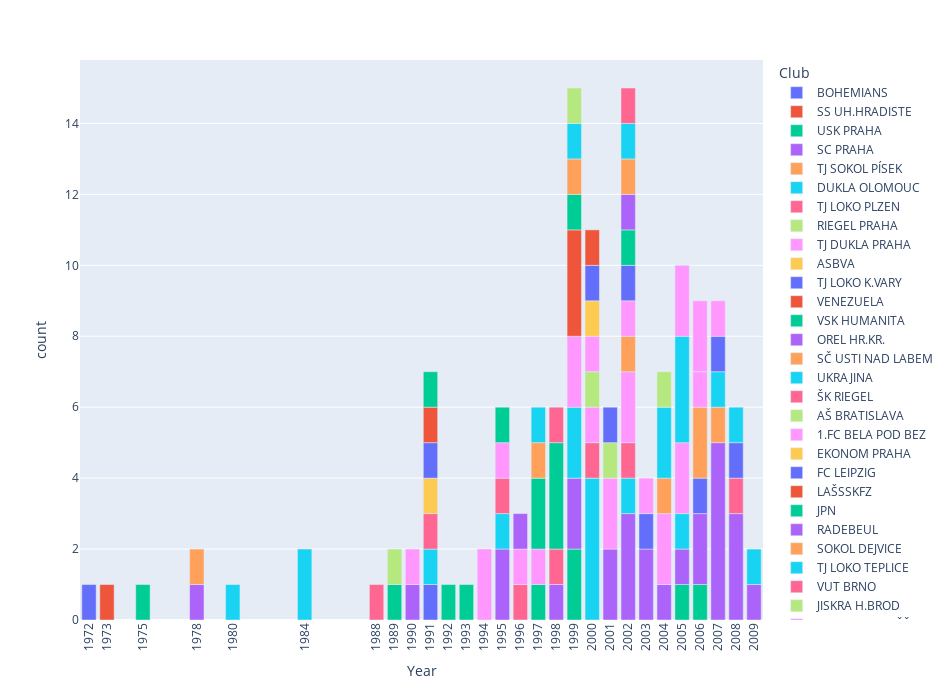

The cell this chart's notebook holds for it:
### Markdown cell above
## Verze PX

### Code cell
fig = px.bar(df_w2, x="Year", y="count", color="Club", width=950, height=700,)
fig.update_layout(xaxis = dict(tickvals = d2["Year"]))
fig.update_xaxes(tickangle=270)
fig.show()

### Figure 1 — Plotly figure (JSON) as saved in the notebook; plotly's stock layout.template omitted (floating-point values rounded to 4 significant figures)
{"data": [{"alignmentgroup": "True", "hovertemplate": "Club=BOHEMIANS<br>Year=%{x}<br>count=%{y}<extra></extra>", "legendgroup": "BOHEMIANS", "marker": {"color": "#636efa", "pattern": {"shape": ""}}, "name": "BOHEMIANS", "offsetgroup": "BOHEMIANS", "orientation": "v", "showlegend": true, "textposition": "auto", "type": "bar", "x": [1972, 1991], "xaxis": "x", "y": [1, 1], "yaxis": "y"}, {"alignmentgroup": "True", "hovertemplate": "Club=SS UH.HRADISTE<br>Year=%{x}<br>count=%{y}<extra></extra>", "legendgroup": "SS UH.HRADISTE", "marker": {"color": "#EF553B", "pattern": {"shape": ""}}, "name": "SS UH.HRADISTE", "offsetgroup": "SS UH.HRADISTE", "orientation": "v", "showlegend": true, "textposition": "auto", "type": "bar", "x": [1973], "xaxis": "x", "y": [1], "yaxis": "y"}, {"alignmentgroup": "True", "hovertemplate": "Club=USK PRAHA<br>Year=%{x}<br>count=%{y}<extra></extra>", "legendgroup": "USK PRAHA", "marker": {"color": "#00cc96", "pattern": {"shape": ""}}, "name": "USK PRAHA", "offsetgroup": "USK PRAHA", "orientation": "v", "showlegend": true, "textposition": "auto", "type": "bar", "x": [1975, 1989, 1997, 1999, 2005, 2006], "xaxis": "x", "y": [1, 1, 1, 2, 1, 1], "yaxis": "y"}, {"alignmentgroup": "True", "hovertemplate": "Club=SC PRAHA<br>Year=%{x}<br>count=%{y}<extra></extra>", "legendgroup": "SC PRAHA", "marker": {"color": "#ab63fa", "pattern": {"shape": ""}}, "name": "SC PRAHA", "offsetgroup": "SC PRAHA", "orientation": "v", "showlegend": true, "textposition": "auto", "type": "bar", "x": [1978, 1990, 1995, 1998, 1999, 2001, 2002, 2003, 2004, 2005, 2006, 2007, 2008, 2009], "xaxis": "x", "y": [1, 1, 2, 1, 2, 2, 3, 2, 1, 1, 2, 5, 3, 1], "yaxis": "y"}, {"alignmentgroup": "True", "hovertemplate": "Club=TJ SOKOL PÍSEK<br>Year=%{x}<br>count=%{y}<extra></extra>", "legendgroup": "TJ SOKOL PÍSEK", "marker": {"color": "#FFA15A", "pattern": {"shape": ""}}, "name": "TJ SOKOL PÍSEK", "offsetgroup": "TJ SOKOL PÍSEK", "orientation": "v", "showlegend": true, "textposition": "auto", "type": "bar", "x": [1978, 2007], "xaxis": "x", "y": [1, 1], "yaxis": "y"}, {"alignmentgroup": "True", "hovertemplate": "Club=DUKLA OLOMOUC<br>Year=%{x}<br>count=%{y}<extra></extra>", "legendgroup": "DUKLA OLOMOUC", "marker": {"color": "#19d3f3", "pattern": {"shape": ""}}, "name": "DUKLA OLOMOUC", "offsetgroup": "DUKLA OLOMOUC", "orientation": "v", "showlegend": true, "textposition": "auto", "type": "bar", "x": [1980, 1984, 1991, 1995, 1999, 2000, 2002, 2005, 2007, 2009], "xaxis": "x", "y": [1, 2, 1, 1, 2, 4, 1, 1, 1, 1], "yaxis": "y"}, {"alignmentgroup": "True", "hovertemplate": "Club=TJ LOKO PLZEN<br>Year=%{x}<br>count=%{y}<extra></extra>", "legendgroup": "TJ LOKO PLZEN", "marker": {"color": "#FF6692", "pattern": {"shape": ""}}, "name": "TJ LOKO PLZEN", "offsetgroup": "TJ LOKO PLZEN", "orientation": "v", "showlegend": true, "textposition": "auto", "type": "bar", "x": [1988, 1991, 1995, 1996, 1998, 2000, 2002, 2008], "xaxis": "x", "y": [1, 1, 1, 1, 1, 1, 1, 1], "yaxis": "y"}, {"alignmentgroup": "True", "hovertemplate": "Club=RIEGEL PRAHA<br>Year=%{x}<br>count=%{y}<extra></extra>", "legendgroup": "RIEGEL PRAHA", "marker": {"color": "#B6E880", "pattern": {"shape": ""}}, "name": "RIEGEL PRAHA", "offsetgroup": "RIEGEL PRAHA", "orientation": "v", "showlegend": true, "textposition": "auto", "type": "bar", "x": [1989], "xaxis": "x", "y": [1], "yaxis": "y"}, {"alignmentgroup": "True", "hovertemplate": "Club=TJ DUKLA PRAHA<br>Year=%{x}<br>count=%{y}<extra></extra>", "legendgroup": "TJ DUKLA PRAHA", "marker": {"color": "#FF97FF", "pattern": {"shape": ""}}, "name": "TJ DUKLA PRAHA", "offsetgroup": "TJ DUKLA PRAHA", "orientation": "v", "showlegend": true, "textposition": "auto", "type": "bar", "x": [1990, 1994, 1995, 1996, 1997, 1999, 2000, 2001, 2002, 2004, 2005], "xaxis": "x", "y": [1, 2, 1, 1, 1, 2, 1, 2, 2, 2, 2], "yaxis": "y"}, {"alignmentgroup": "True", "hovertemplate": "Club=ASBVA<br>Year=%{x}<br>count=%{y}<extra></extra>", "legendgroup": "ASBVA", "marker": {"color": "#FECB52", "pattern": {"shape": ""}}, "name": "ASBVA", "offsetgroup": "ASBVA", "orientation": "v", "showlegend": true, "textposition": "auto", "type": "bar", "x": [1991], "xaxis": "x", "y": [1], "yaxis": "y"}, {"alignmentgroup": "True", "hovertemplate": "Club=TJ LOKO K.VARY<br>Year=%{x}<br>count=%{y}<extra></extra>", "legendgroup": "TJ LOKO K.VARY", "marker": {"color": "#636efa", "pattern": {"shape": ""}}, "name": "TJ LOKO K.VARY", "offsetgroup": "TJ LOKO K.VARY", "orientation": "v", "showlegend": true, "textposition": "auto", "type": "bar", "x": [1991, 2003, 2006, 2007, 2008], "xaxis": "x", "y": [1, 1, 1, 1, 1], "yaxis": "y"}, {"alignmentgroup": "True", "hovertemplate": "Club=VENEZUELA<br>Year=%{x}<br>count=%{y}<extra></extra>", "legendgroup": "VENEZUELA", "marker": {"color": "#EF553B", "pattern": {"shape": ""}}, "name": "VENEZUELA", "offsetgroup": "VENEZUELA", "orientation": "v", "showlegend": true, "textposition": "auto", "type": "bar", "x": [1991, 1999], "xaxis": "x", "y": [1, 3], "yaxis": "y"}, {"alignmentgroup": "True", "hovertemplate": "Club=VSK HUMANITA<br>Year=%{x}<br>count=%{y}<extra></extra>", "legendgroup": "VSK HUMANITA", "marker": {"color": "#00cc96", "pattern": {"shape": ""}}, "name": "VSK HUMANITA", "offsetgroup": "VSK HUMANITA", "orientation": "v", "showlegend": true, "textposition": "auto", "type": "bar", "x": [1991, 1992, 1993, 1995, 1997, 1998, 1999], "xaxis": "x", "y": [1, 1, 1, 1, 2, 3, 1], "yaxis": "y"}, {"alignmentgroup": "True", "hovertemplate": "Club=OREL HR.KR.<br>Year=%{x}<br>count=%{y}<extra></extra>", "legendgroup": "OREL HR.KR.", "marker": {"color": "#ab63fa", "pattern": {"shape": ""}}, "name": "OREL HR.KR.", "offsetgroup": "OREL HR.KR.", "orientation": "v", "showlegend": true, "textposition": "auto", "type": "bar", "x": [1996], "xaxis": "x", "y": [1], "yaxis": "y"}, {"alignmentgroup": "True", "hovertemplate": "Club=SČ USTI NAD LABEM<br>Year=%{x}<br>count=%{y}<extra></extra>", "legendgroup": "SČ USTI NAD LABEM", "marker": {"color": "#FFA15A", "pattern": {"shape": ""}}, "name": "SČ USTI NAD LABEM", "offsetgroup": "SČ USTI NAD LABEM", "orientation": "v", "showlegend": true, "textposition": "auto", "type": "bar", "x": [1997, 1999, 2002, 2006], "xaxis": "x", "y": [1, 1, 1, 2], "yaxis": "y"}, {"alignmentgroup": "True", "hovertemplate": "Club=UKRAJINA<br>Year=%{x}<br>count=%{y}<extra></extra>", "legendgroup": "UKRAJINA", "marker": {"color": "#19d3f3", "pattern": {"shape": ""}}, "name": "UKRAJINA", "offsetgroup": "UKRAJINA", "orientation": "v", "showlegend": true, "textposition": "auto", "type": "bar", "x": [1997, 1999], "xaxis": "x", "y": [1, 1], "yaxis": "y"}, {"alignmentgroup": "True", "hovertemplate": "Club=ŠK RIEGEL<br>Year=%{x}<br>count=%{y}<extra></extra>", "legendgroup": "ŠK RIEGEL", "marker": {"color": "#FF6692", "pattern": {"shape": ""}}, "name": "ŠK RIEGEL", "offsetgroup": "ŠK RIEGEL", "orientation": "v", "showlegend": true, "textposition": "auto", "type": "bar", "x": [1998], "xaxis": "x", "y": [1], "yaxis": "y"}, {"alignmentgroup": "True", "hovertemplate": "Club=AŠ BRATISLAVA<br>Year=%{x}<br>count=%{y}<extra></extra>", "legendgroup": "AŠ BRATISLAVA", "marker": {"color": "#B6E880", "pattern": {"shape": ""}}, "name": "AŠ BRATISLAVA", "offsetgroup": "AŠ BRATISLAVA", "orientation": "v", "showlegend": true, "textposition": "auto", "type": "bar", "x": [1999, 2000, 2001], "xaxis": "x", "y": [1, 1, 1], "yaxis": "y"}, {"alignmentgroup": "True", "hovertemplate": "Club=1.FC BELA POD BEZ<br>Year=%{x}<br>count=%{y}<extra></extra>", "legendgroup": "1.FC BELA POD BEZ", "marker": {"color": "#FF97FF", "pattern": {"shape": ""}}, "name": "1.FC BELA POD BEZ", "offsetgroup": "1.FC BELA POD BEZ", "orientation": "v", "showlegend": true, "textposition": "auto", "type": "bar", "x": [2000, 2002, 2003, 2006], "xaxis": "x", "y": [1, 1, 1, 1], "yaxis": "y"}, {"alignmentgroup": "True", "hovertemplate": "Club=EKONOM PRAHA<br>Year=%{x}<br>count=%{y}<extra></extra>", "legendgroup": "EKONOM PRAHA", "marker": {"color": "#FECB52", "pattern": {"shape": ""}}, "name": "EKONOM PRAHA", "offsetgroup": "EKONOM PRAHA", "orientation": "v", "showlegend": true, "textposition": "auto", "type": "bar", "x": [2000], "xaxis": "x", "y": [1], "yaxis": "y"}, {"alignmentgroup": "True", "hovertemplate": "Club=FC LEIPZIG<br>Year=%{x}<br>count=%{y}<extra></extra>", "legendgroup": "FC LEIPZIG", "marker": {"color": "#636efa", "pattern": {"shape": ""}}, "name": "FC LEIPZIG", "offsetgroup": "FC LEIPZIG", "orientation": "v", "showlegend": true, "textposition": "auto", "type": "bar", "x": [2000, 2001, 2002], "xaxis": "x", "y": [1, 1, 1], "yaxis": "y"}, {"alignmentgroup": "True", "hovertemplate": "Club=LAŠSSKFZ<br>Year=%{x}<br>count=%{y}<extra></extra>", "legendgroup": "LAŠSSKFZ", "marker": {"color": "#EF553B", "pattern": {"shape": ""}}, "name": "LAŠSSKFZ", "offsetgroup": "LAŠSSKFZ", "orientation": "v", "showlegend": true, "textposition": "auto", "type": "bar", "x": [2000], "xaxis": "x", "y": [1], "yaxis": "y"}, {"alignmentgroup": "True", "hovertemplate": "Club=JPN<br>Year=%{x}<br>count=%{y}<extra></extra>", "legendgroup": "JPN", "marker": {"color": "#00cc96", "pattern": {"shape": ""}}, "name": "JPN", "offsetgroup": "JPN", "orientation": "v", "showlegend": true, "textposition": "auto", "type": "bar", "x": [2002], "xaxis": "x", "y": [1], "yaxis": "y"}, {"alignmentgroup": "True", "hovertemplate": "Club=RADEBEUL<br>Year=%{x}<br>count=%{y}<extra></extra>", "legendgroup": "RADEBEUL", "marker": {"color": "#ab63fa", "pattern": {"shape": ""}}, "name": "RADEBEUL", "offsetgroup": "RADEBEUL", "orientation": "v", "showlegend": true, "textposition": "auto", "type": "bar", "x": [2002], "xaxis": "x", "y": [1], "yaxis": "y"}, {"alignmentgroup": "True", "hovertemplate": "Club=SOKOL DEJVICE<br>Year=%{x}<br>count=%{y}<extra></extra>", "legendgroup": "SOKOL DEJVICE", "marker": {"color": "#FFA15A", "pattern": {"shape": ""}}, "name": "SOKOL DEJVICE", "offsetgroup": "SOKOL DEJVICE", "orientation": "v", "showlegend": true, "textposition": "auto", "type": "bar", "x": [2002, 2004], "xaxis": "x", "y": [1, 1], "yaxis": "y"}, {"alignmentgroup": "True", "hovertemplate": "Club=TJ LOKO TEPLICE<br>Year=%{x}<br>count=%{y}<extra></extra>", "legendgroup": "TJ LOKO TEPLICE", "marker": {"color": "#19d3f3", "pattern": {"shape": ""}}, "name": "TJ LOKO TEPLICE", "offsetgroup": "TJ LOKO TEPLICE", "orientation": "v", "showlegend": true, "textposition": "auto", "type": "bar", "x": [2002, 2004, 2005, 2008], "xaxis": "x", "y": [1, 2, 3, 1], "yaxis": "y"}, {"alignmentgroup": "True", "hovertemplate": "Club=VUT BRNO<br>Year=%{x}<br>count=%{y}<extra></extra>", "legendgroup": "VUT BRNO", "marker": {"color": "#FF6692", "pattern": {"shape": ""}}, "name": "VUT BRNO", "offsetgroup": "VUT BRNO", "orientation": "v", "showlegend": true, "textposition": "auto", "type": "bar", "x": [2002], "xaxis": "x", "y": [1], "yaxis": "y"}, {"alignmentgroup": "True", "hovertemplate": "Club=JISKRA H.BROD<br>Year=%{x}<br>count=%{y}<extra></extra>", "legendgroup": "JISKRA H.BROD", "marker": {"color": "#B6E880", "pattern": {"shape": ""}}, "name": "JISKRA H.BROD", "offsetgroup": "JISKRA H.BROD", "orientation": "v", "showlegend": true, "textposition": "auto", "type": "bar", "x": [2004], "xaxis": "x", "y": [1], "yaxis": "y"}, {"alignmentgroup": "True", "hovertemplate": "Club=SLAVOJ LITOMĚŘICE<br>Year=%{x}<br>count=%{y}<extra></extra>", "legendgroup": "SLAVOJ LITOMĚŘICE", "marker": {"color": "#FF97FF", "pattern": {"shape": ""}}, "name": "SLAVOJ LITOMĚŘICE", "offsetgroup": "SLAVOJ LITOMĚŘICE", "orientation": "v", "showlegend": true, "textposition": "auto", "type": "bar", "x": [2005, 2006, 2007], "xaxis": "x", "y": [2, 2, 1], "yaxis": "y"}], "layout": {"barmode": "relative", "height": 700, "legend": {"title": {"text": "Club"}, "tracegroupgap": 0}, "margin": {"t": 60}, "width": 950, "xaxis": {"anchor": "y", "autorange": true, "domain": [0, 1], "range": [1972.0, 2010.0], "tickangle": -90, "tickvals": [1972, 1973, 1975, 1978, 1978, 1980, 1984, 1988, 1989, 1989, 1990, 1990, 1991, 1991, 1991, 1991, 1991, 1991, 1991, 1992, 1993, 1994, 1995, 1995, 1995, 1995, 1995, 1996, 1996, 1996, 1997, 1997, 1997, 1997, 1997, 1998, 1998, 1998, 1998, 1999, 1999, 1999, 1999, 1999, 1999, 1999, 1999, 1999, 2000, 2000, 2000, 2000, 2000, 2000, 2000, 2000, 2001, 2001, 2001, 2001, 2002, 2002, 2002, 2002, 2002, 2002, 2002, 2002, 2002, 2002, 2002, 2002, 2003, 2003, 2003, 2004, 2004, 2004, 2004, 2004, 2005, 2005, 2005, 2005, 2005, 2005, 2006, 2006, 2006, 2006, 2006, 2006, 2007, 2007, 2007, 2007, 2007, 2008, 2008, 2008, 2008, 2009, 2009], "title": {"text": "Year"}, "type": "linear"}, "yaxis": {"anchor": "x", "autorange": true, "domain": [0, 1], "range": [0, 15.79], "title": {"text": "count"}, "type": "linear"}}}
